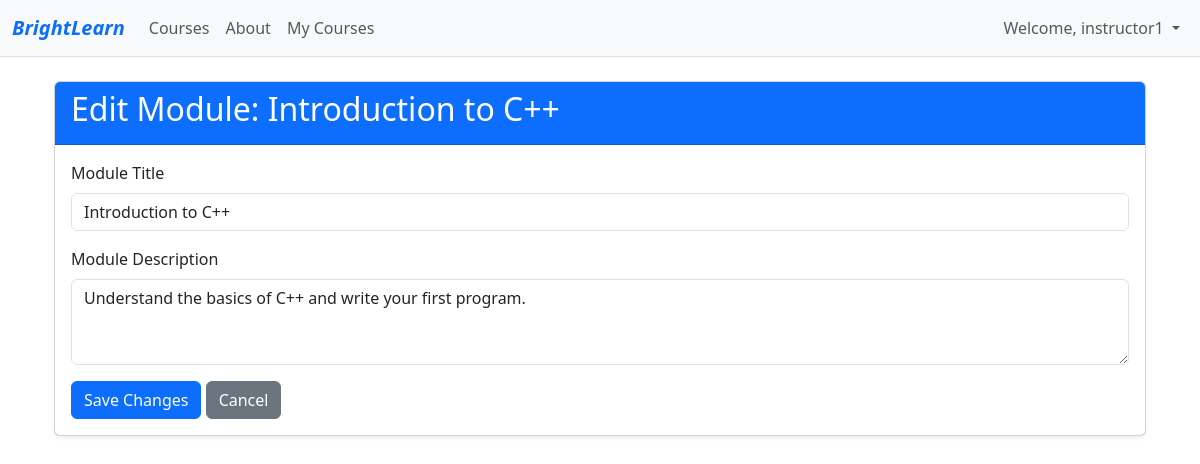
The app's page /courses/edit-module/1/ (signed in) with its own data.
### accounts/models.py (models this page shows, shortened)
class User(AbstractUser):
    name = models.CharField(max_length=70, default='name')
    contact = models.CharField(max_length=13)
    user_type = models.CharField(
        max_length=1,
        choices=(
            ('I', "Instructor"),
            ('S', "Student"),
        ),
    )

### courses/models.py (models this page shows, shortened)
class Module(models.Model):
    course = models.ForeignKey(Course,on_delete=models.CASCADE,related_name="modules")
    title = models.CharField(blank=True,null=True)
    description = models.TextField(blank=True,null=True)

### courses/views.py (the view)
# urls.py: path('edit-module/<int:module_id>/', views.edit_module, name='edit_module'),
@login_required
def edit_module(request, module_id):
    if not is_instructor(request.user):
        messages.error(request, "Only instructors can edit modules.")
        return redirect('home')
    module = get_object_or_404(Module, id=module_id, course__instructor=request.user)
    if request.method == 'POST':
        form = ModuleForm(request.POST, instance=module)
        if form.is_valid():
            form.save()
            messages.success(request, "Module updated successfully!")
            return redirect('module_content', course_id=module.course.id)
        else:
            messages.error(request, "Error updating module. Please check the form.")
    else:
        form = ModuleForm(instance=module)
    context = {'form': form, 'module': module}
    return render(request, 'courses/edit_module.html', context)

### courses/forms.py
class ModuleForm(ModelForm):
    class Meta:
        model = Module
        fields = ['title', 'description']
        widgets = {
            'title': forms.TextInput(attrs={'class': 'form-control'}),
            'description': forms.Textarea(attrs={'class': 'form-control', 'rows': 3}),
        }

### courses/views.py (called while the page is built)
def is_instructor(user):
    return user.is_authenticated and user.user_type == 'I'

### courses/templates/courses/edit_module.html (shortened to what this page needs)
{% extends 'base.html' %}
{% block main %}
<div class="container mt-4">
    <div class="card shadow-sm">
        <div class="card-header bg-primary text-white">
            <h2>Edit Module: {{ module.title }}</h2>
        </div>
        <div class="card-body">
            <form method="POST">
                <div class="mb-3">
                    <label for="{{ form.title.id_for_label }}" class="form-label">Module Title</label>
                    {{ form.title }}
                </div>
                <div class="mb-3">
                    <label for="{{ form.description.id_for_label }}" class="form-label">Module Description</label>
                    {{ form.description }}
                </div>
                <button type="submit" class="btn btn-primary">Save Changes</button>
                <a href="{% url 'module_content' module.course.id %}" class="btn btn-secondary">Cancel</a>
            </form>
        </div>
    </div>
</div>
{% endblock %}

### templates/base.html (shortened to what this page needs)
{% load static %}
<!doctype html>
<html lang="en">
<head>
    <link href="https://cdn.jsdelivr.net/npm/bootstrap@5.3.2/dist/css/bootstrap.min.css" rel="stylesheet"
 />
    <link href="{% static 'css/style.css' %}" rel="stylesheet" />
</head>
<body>
    <header>
        <nav class="navbar navbar-expand-lg navbar-light bg-light border-bottom">
            <div class="container-fluid">
                <a class="navbar-brand fw-bolder fst-italic text-primary" href="{% url 'home' %}">BrightLearn</a>
                <div class="collapse navbar-collapse" id="collapsibleNavId">
                    <ul class="navbar-nav me-auto mb-2 mb-lg-0">
                        <li class="nav-item">
                            <a class="nav-link" href="{% url 'course_list' %}">Courses</a>
                        </li>
                        <li class="nav-item">
                            <a class="nav-link" href="{% url 'about_us' %}">About</a>
                        </li>
                        {% if request.user.is_authenticated %}
                        {% if request.user.user_type == 'I' %}
                        <li class="nav-item">
                            <a class="nav-link" href="{% url 'my_courses' %}">My Courses</a>
                        </li>
                        {% endif %}
                        {% endif %}
                    </ul>
                    <div class="navbar-nav ms-auto">
                        {% if request.user.is_authenticated %}
                        <li class="nav-item dropdown">
                            <a class="nav-link dropdown-toggle" href="#" id="navbarDropdown" role="button"
                                data-bs-toggle="dropdown" aria-expanded="false">
                                Welcome, {{ request.user.username }}
                            </a>
                        </li>
                        {% else %}
                        <a class="btn btn-outline-primary me-2" href="{% url 'login' %}">Login</a>
                        <a class="btn btn-primary" href="{% url 'register' %}">Register</a>
                        {% endif %}
                    </div>
                </div>
            </div>
        </nav>
    </header>
    <main class="container">
        {% block main %}
        {% endblock main %}
    </main>
</body>
</html>

### records on screen
User: user.username "instructor1"
Module: title "Introduction to C++", description "Understand the basics of C++ and write your first program."
